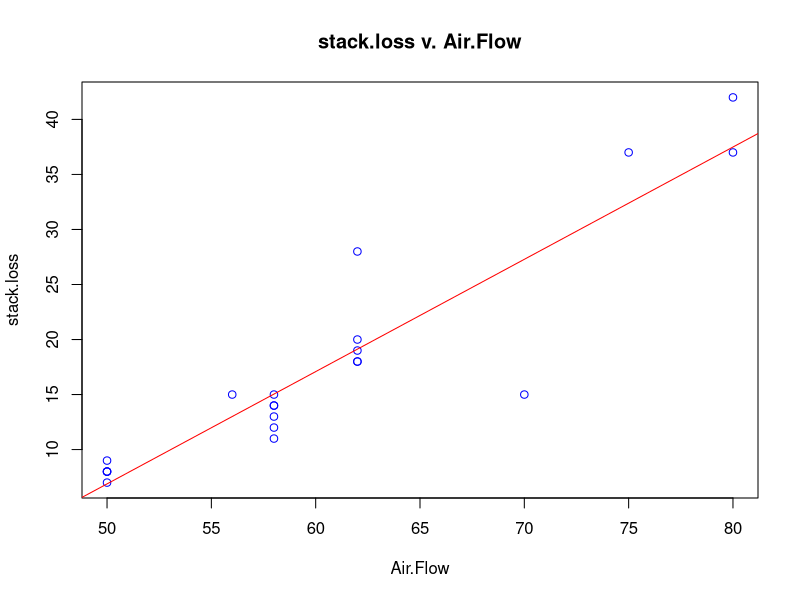

Recreate this plot in R.
## ---- chunk 1
attach(stackloss)
summary(stackloss)
str(stackloss)
## ---- chunk 2
plot(stack.loss ~ Air.Flow, main="stack.loss v. Air.Flow", col="blue")
abline(lm(stack.loss ~ Air.Flow,), col="red")
